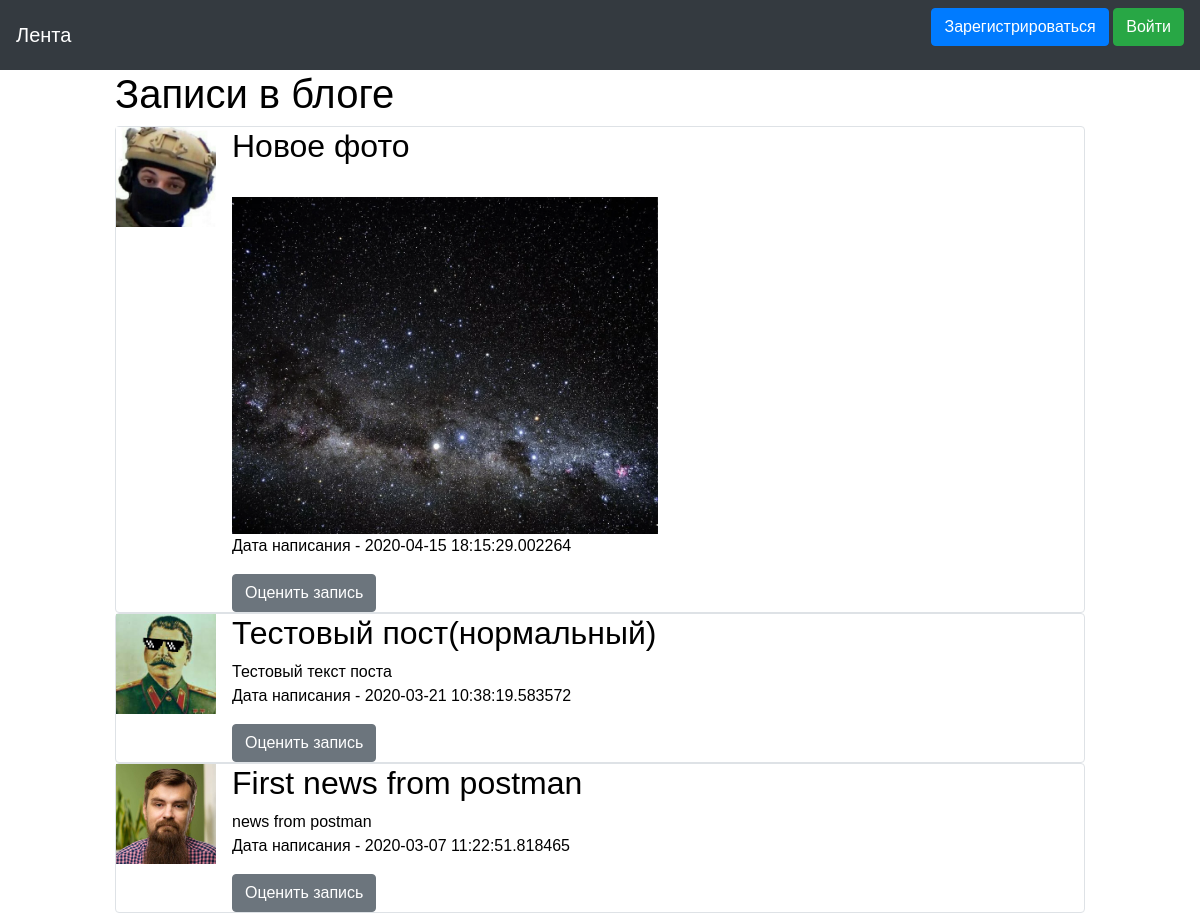
The page / on the database its author committed.
### data/news.py (models this page shows)
class News(SqlAlchemyBase, SerializerMixin):
    __tablename__ = 'news'
    id = sqlalchemy.Column(sqlalchemy.Integer,
                           primary_key=True, autoincrement=True)
    title = sqlalchemy.Column(sqlalchemy.String, nullable=True)
    content = sqlalchemy.Column(sqlalchemy.String, nullable=True)
    created_date = sqlalchemy.Column(sqlalchemy.DateTime,
                                     default=datetime.datetime.now)
    image = sqlalchemy.Column(sqlalchemy.String, nullable=True)
    is_private = sqlalchemy.Column(sqlalchemy.Boolean, default=True)
    user_id = sqlalchemy.Column(sqlalchemy.Integer,
                                sqlalchemy.ForeignKey("users.id"))
    user = orm.relation('User')

### data/users.py (models this page shows, shortened)
class User(SqlAlchemyBase, UserMixin, SerializerMixin):
    __tablename__ = 'users'
    id = sqlalchemy.Column(sqlalchemy.Integer,
                           primary_key=True, autoincrement=True)
    name = sqlalchemy.Column(sqlalchemy.String, nullable=True)
    status = sqlalchemy.Column(sqlalchemy.String, nullable=True)
    email = sqlalchemy.Column(sqlalchemy.String,
                              index=True, unique=True, nullable=True)
    hashed_password = sqlalchemy.Column(sqlalchemy.String, nullable=True)
    created_date = sqlalchemy.Column(sqlalchemy.DateTime,
                                     default=datetime.datetime.now)
    friends = sqlalchemy.Column(sqlalchemy.String, nullable=True)
    avatar = sqlalchemy.Column(sqlalchemy.String,
                               default='/static/img/backgrounds/default.png')
    liked_news = sqlalchemy.Column(sqlalchemy.VARCHAR, nullable=True)
    liked_photos = sqlalchemy.Column(sqlalchemy.VARCHAR, nullable=True)
    background = sqlalchemy.Column(sqlalchemy.String, default='/static/img/backgrounds/default.png')
    theme = sqlalchemy.Column(sqlalchemy.Boolean, default=1)
    albums = sqlalchemy.Column(sqlalchemy.VARCHAR)

### main.py (the view)
@app.route("/")
def index():
    session = db_session.create_session()
    if current_user.is_authenticated:
        news = session.query(News).filter(
            (News.user == current_user) | (News.is_private != True))
    else:
        news = session.query(News).filter(News.is_private != True)
    return render_template("index.html", news=news, title='Лента', base=get_base())

### data/db_session.py (called while the page is built)
def create_session() -> Session:
    global __factory
    return __factory()

### main.py (called while the page is built)
def get_base():
    base = BaseForm()
    if current_user.is_authenticated:
        base.background = current_user.background
        base.text_color = 'white' if not current_user.theme else 'black'
        base.back = '#0a0a0a' if not current_user.theme else '#f5f5f5'
        base.back_color = 'black' if not current_user.theme else 'white'
    else:
        base.background = ""
        base.text_color = 'black'
        base.back = '#0a0a0a'
        base.back_color = 'white'
    base.js_for_files = url_for("static", filename="js/bs-custom-file-input.js")
    return base

### templates/index.html (shortened to what this page needs)
{% extends "base.html" %}
{% block content %}
<div class="col col-xl-10 rounded">
    <h1>Записи в блоге</h1>
    {% for item in news[::-1]%}
    <div class="people">
        <div class="col-md6 border rounded">
            <div class="media">
                <a href="/profile/{{item.user.id}}"> <img src="{{item.user.avatar}}"
                                                          class="align-self-center mr-3" alt="PEP8"
                                                          width="100"
                                                          height="100" title="{{item.user.name}}">
                </a>
                <div class="media-body md-0">
                    <h2>{{item.title}}</h2>
                    <p>
                        {{item.content}} <br>
                        {% if item.image %}
                        <img src="{{item.image}}"
                             class="align-self-center mr-3 w-50"> <br>
                        {% endif %}
                        Дата написания - {{item.created_date}}
                    </p>
                    <a href="/news/{{ item.id }}" class="btn btn-secondary">Оценить запись</a>
                </div>
            </div>
        </div>
    </div>
    {% endfor %}
</div>
{% endblock %}

### templates/base.html (shortened to what this page needs)
<!doctype html>
<html lang="en">
<head>
    <link rel="stylesheet"
          href="https://stackpath.bootstrapcdn.com/bootstrap/4.4.1/css/bootstrap.min.css"
>
</head>
<body>
<header>
    <nav class="navbar navbar-dark bg-dark">
        <a class="navbar-brand" href="/">Лента</a>
        {% if current_user.is_authenticated %}
        <a class="navbar-brand" href="/messages">Телеграф</a>
        <a class="navbar-brand" href="/construct/meme">Нейросеть</a>
        <a class="navbar-brand" href="/people">Люди</a>
        <a class="navbar-brand" href="/profile/{{current_user.id}}">
            <img src={{current_user.avatar}}
                 width="50" height="50"
                 alt="PEP8" class="d-inline-block align-top"> {{current_user.name}}
        </a>
        {% else %}
        <p>
            <a class="btn btn-primary " href="/register">Зарегистрироваться</a>
            <a class="btn btn-success" href="/login">Войти</a>
        </p>
        {% endif %}
    </nav>
</header>
<main role="main" class="container-fluid">
<div class="row">
    <div class="col-1"></div>
    {% block content %}{% endblock %}
</div>
</main>
</body>
</html>

### rows shown on the page
News: user.avatar (picture), title "Новое фото", image (placeholder picture), created_date "2020-04-15 18:15:29.002264"
News: user.avatar (picture), title "Тестовый пост(нормальный)", content "Тестовый текст поста", created_date "2020-03-21 10:38:19.583572"
News: user.avatar (picture), title "First news from postman", content "news from postman", created_date "2020-03-07 11:22:51.818465"
